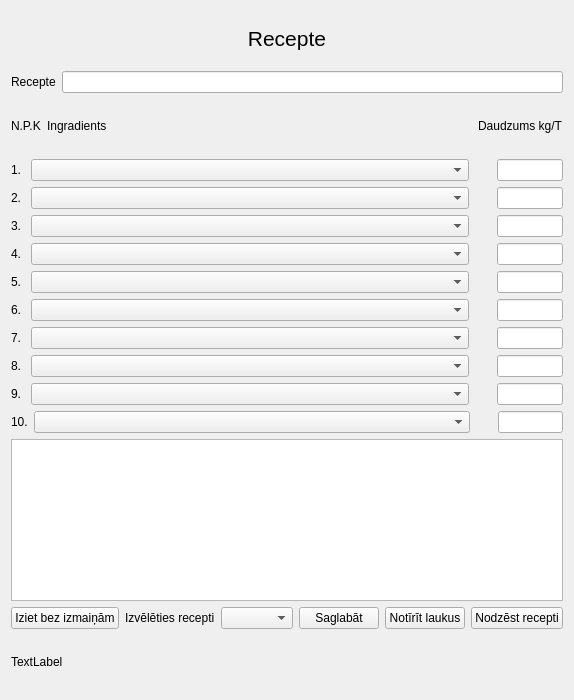
<?xml version="1.0" encoding="UTF-8"?>
<ui version="4.0">
 <class>Recipet</class>
 <widget class="QWidget" name="Recipet">
  <property name="geometry">
   <rect>
    <x>0</x>
    <y>0</y>
    <width>565</width>
    <height>700</height>
   </rect>
  </property>
  <property name="windowTitle">
   <string>Form</string>
  </property>
  <layout class="QVBoxLayout" name="verticalLayout_3">
   <item>
    <layout class="QVBoxLayout" name="verticalLayout" stretch="1,10,1,10,10,10,10,10,10,0,0,0,0,3,10,1">
     <item>
      <layout class="QHBoxLayout" name="horizontalLayout">
       <item>
        <widget class="QLabel" name="label">
         <property name="font">
          <font>
           <pointsize>16</pointsize>
          </font>
         </property>
         <property name="text">
          <string>Recepte</string>
         </property>
         <property name="alignment">
          <set>Qt::AlignCenter</set>
         </property>
        </widget>
       </item>
      </layout>
     </item>
     <item>
      <layout class="QHBoxLayout" name="horizontalLayout_2">
       <item>
        <widget class="QLabel" name="label_2">
         <property name="text">
          <string>Recepte</string>
         </property>
        </widget>
       </item>
       <item>
        <widget class="QLineEdit" name="lineEdit_Rec_name"/>
       </item>
      </layout>
     </item>
     <item>
      <layout class="QHBoxLayout" name="horizontalLayout_4">
       <item>
        <widget class="QLabel" name="label_5">
         <property name="text">
          <string>N.P.K</string>
         </property>
        </widget>
       </item>
       <item>
        <widget class="QLabel" name="label_4">
         <property name="text">
          <string>Ingradients</string>
         </property>
        </widget>
       </item>
       <item>
        <spacer name="horizontalSpacer">
         <property name="orientation">
          <enum>Qt::Horizontal</enum>
         </property>
         <property name="sizeHint" stdset="0">
          <size>
           <width>40</width>
           <height>20</height>
          </size>
         </property>
        </spacer>
       </item>
       <item>
        <widget class="QLabel" name="label_3">
         <property name="text">
          <string>Daudzums kg/T</string>
         </property>
        </widget>
       </item>
      </layout>
     </item>
     <item>
      <layout class="QHBoxLayout" name="horizontalLayout_7" stretch="0,20,1,3">
       <item>
        <widget class="QLabel" name="label_6">
         <property name="text">
          <string>1. </string>
         </property>
        </widget>
       </item>
       <item>
        <widget class="QComboBox" name="comboBox_1_ingr"/>
       </item>
       <item>
        <spacer name="horizontalSpacer_2">
         <property name="orientation">
          <enum>Qt::Horizontal</enum>
         </property>
         <property name="sizeHint" stdset="0">
          <size>
           <width>40</width>
           <height>20</height>
          </size>
         </property>
        </spacer>
       </item>
       <item>
        <widget class="QLineEdit" name="lineEdit_1_ingr_val"/>
       </item>
      </layout>
     </item>
     <item>
      <layout class="QHBoxLayout" name="horizontalLayout_5" stretch="0,20,1,3">
       <item>
        <widget class="QLabel" name="label_7">
         <property name="text">
          <string>2. </string>
         </property>
        </widget>
       </item>
       <item>
        <widget class="QComboBox" name="comboBox_2_ingr"/>
       </item>
       <item>
        <spacer name="horizontalSpacer_3">
         <property name="orientation">
          <enum>Qt::Horizontal</enum>
         </property>
         <property name="sizeHint" stdset="0">
          <size>
           <width>40</width>
           <height>20</height>
          </size>
         </property>
        </spacer>
       </item>
       <item>
        <widget class="QLineEdit" name="lineEdit_2_ingr_val"/>
       </item>
      </layout>
     </item>
     <item>
      <layout class="QHBoxLayout" name="horizontalLayout_6" stretch="0,20,1,3">
       <item>
        <widget class="QLabel" name="label_8">
         <property name="text">
          <string>3. </string>
         </property>
        </widget>
       </item>
       <item>
        <widget class="QComboBox" name="comboBox_3_ingr"/>
       </item>
       <item>
        <spacer name="horizontalSpacer_4">
         <property name="orientation">
          <enum>Qt::Horizontal</enum>
         </property>
         <property name="sizeHint" stdset="0">
          <size>
           <width>40</width>
           <height>20</height>
          </size>
         </property>
        </spacer>
       </item>
       <item>
        <widget class="QLineEdit" name="lineEdit_3_ingr_val"/>
       </item>
      </layout>
     </item>
     <item>
      <layout class="QHBoxLayout" name="horizontalLayout_10" stretch="0,20,1,3">
       <item>
        <widget class="QLabel" name="label_9">
         <property name="text">
          <string>4. </string>
         </property>
        </widget>
       </item>
       <item>
        <widget class="QComboBox" name="comboBox_4_ingr"/>
       </item>
       <item>
        <spacer name="horizontalSpacer_5">
         <property name="orientation">
          <enum>Qt::Horizontal</enum>
         </property>
         <property name="sizeHint" stdset="0">
          <size>
           <width>40</width>
           <height>20</height>
          </size>
         </property>
        </spacer>
       </item>
       <item>
        <widget class="QLineEdit" name="lineEdit_4_ingr_val"/>
       </item>
      </layout>
     </item>
     <item>
      <layout class="QHBoxLayout" name="horizontalLayout_9" stretch="0,20,1,3">
       <item>
        <widget class="QLabel" name="label_10">
         <property name="text">
          <string>5. </string>
         </property>
        </widget>
       </item>
       <item>
        <widget class="QComboBox" name="comboBox_5_ingr"/>
       </item>
       <item>
        <spacer name="horizontalSpacer_6">
         <property name="orientation">
          <enum>Qt::Horizontal</enum>
         </property>
         <property name="sizeHint" stdset="0">
          <size>
           <width>40</width>
           <height>20</height>
          </size>
         </property>
        </spacer>
       </item>
       <item>
        <widget class="QLineEdit" name="lineEdit_5_ingr_val"/>
       </item>
      </layout>
     </item>
     <item>
      <layout class="QHBoxLayout" name="horizontalLayout_8" stretch="0,20,1,3">
       <item>
        <widget class="QLabel" name="label_11">
         <property name="text">
          <string>6. </string>
         </property>
        </widget>
       </item>
       <item>
        <widget class="QComboBox" name="comboBox_6_ingr"/>
       </item>
       <item>
        <spacer name="horizontalSpacer_7">
         <property name="orientation">
          <enum>Qt::Horizontal</enum>
         </property>
         <property name="sizeHint" stdset="0">
          <size>
           <width>40</width>
           <height>20</height>
          </size>
         </property>
        </spacer>
       </item>
       <item>
        <widget class="QLineEdit" name="lineEdit_6_ingr_val"/>
       </item>
      </layout>
     </item>
     <item>
      <layout class="QHBoxLayout" name="horizontalLayout_3" stretch="0,20,1,3">
       <item>
        <widget class="QLabel" name="label_21">
         <property name="text">
          <string>7. </string>
         </property>
        </widget>
       </item>
       <item>
        <widget class="QComboBox" name="comboBox_7_ingr"/>
       </item>
       <item>
        <spacer name="horizontalSpacer_8">
         <property name="orientation">
          <enum>Qt::Horizontal</enum>
         </property>
         <property name="sizeHint" stdset="0">
          <size>
           <width>40</width>
           <height>20</height>
          </size>
         </property>
        </spacer>
       </item>
       <item>
        <widget class="QLineEdit" name="lineEdit_7_ingr_val"/>
       </item>
      </layout>
     </item>
     <item>
      <layout class="QHBoxLayout" name="horizontalLayout_15" stretch="0,20,1,3">
       <item>
        <widget class="QLabel" name="label_19">
         <property name="text">
          <string>8. </string>
         </property>
        </widget>
       </item>
       <item>
        <widget class="QComboBox" name="comboBox_8_ingr"/>
       </item>
       <item>
        <spacer name="horizontalSpacer_9">
         <property name="orientation">
          <enum>Qt::Horizontal</enum>
         </property>
         <property name="sizeHint" stdset="0">
          <size>
           <width>40</width>
           <height>20</height>
          </size>
         </property>
        </spacer>
       </item>
       <item>
        <widget class="QLineEdit" name="lineEdit_8_ingr_val"/>
       </item>
      </layout>
     </item>
     <item>
      <layout class="QHBoxLayout" name="horizontalLayout_14" stretch="0,20,1,3">
       <item>
        <widget class="QLabel" name="label_18">
         <property name="text">
          <string>9. </string>
         </property>
        </widget>
       </item>
       <item>
        <widget class="QComboBox" name="comboBox_9_ingr"/>
       </item>
       <item>
        <spacer name="horizontalSpacer_10">
         <property name="orientation">
          <enum>Qt::Horizontal</enum>
         </property>
         <property name="sizeHint" stdset="0">
          <size>
           <width>40</width>
           <height>20</height>
          </size>
         </property>
        </spacer>
       </item>
       <item>
        <widget class="QLineEdit" name="lineEdit_9_ingr_val"/>
       </item>
      </layout>
     </item>
     <item>
      <layout class="QHBoxLayout" name="horizontalLayout_13" stretch="0,20,1,3">
       <item>
        <widget class="QLabel" name="label_20">
         <property name="text">
          <string>10.</string>
         </property>
        </widget>
       </item>
       <item>
        <widget class="QComboBox" name="comboBox_10_ingr"/>
       </item>
       <item>
        <spacer name="horizontalSpacer_11">
         <property name="orientation">
          <enum>Qt::Horizontal</enum>
         </property>
         <property name="sizeHint" stdset="0">
          <size>
           <width>40</width>
           <height>20</height>
          </size>
         </property>
        </spacer>
       </item>
       <item>
        <widget class="QLineEdit" name="lineEdit_10_ingr_val"/>
       </item>
      </layout>
     </item>
     <item>
      <layout class="QHBoxLayout" name="horizontalLayout_12">
       <item>
        <widget class="QTextEdit" name="textEdit_notes"/>
       </item>
      </layout>
     </item>
     <item>
      <layout class="QHBoxLayout" name="horizontalLayout_11">
       <item>
        <widget class="QPushButton" name="pushButton_exit">
         <property name="text">
          <string>Iziet bez izmaiņām</string>
         </property>
        </widget>
       </item>
       <item>
        <widget class="QLabel" name="label_12">
         <property name="text">
          <string>Izvēlēties recepti</string>
         </property>
        </widget>
       </item>
       <item>
        <widget class="QComboBox" name="comboBox_reciep"/>
       </item>
       <item>
        <widget class="QPushButton" name="pushButton_save">
         <property name="text">
          <string>Saglabāt</string>
         </property>
        </widget>
       </item>
       <item>
        <widget class="QPushButton" name="pushButton_clear">
         <property name="text">
          <string>Notīrīt laukus</string>
         </property>
        </widget>
       </item>
       <item>
        <widget class="QPushButton" name="pushButton_delet">
         <property name="text">
          <string>Nodzēst recepti</string>
         </property>
        </widget>
       </item>
      </layout>
     </item>
     <item>
      <layout class="QVBoxLayout" name="verticalLayout_2">
       <item>
        <widget class="QLabel" name="label_notes">
         <property name="text">
          <string>TextLabel</string>
         </property>
        </widget>
       </item>
      </layout>
     </item>
    </layout>
   </item>
  </layout>
 </widget>
 <resources/>
 <connections/>
</ui>
